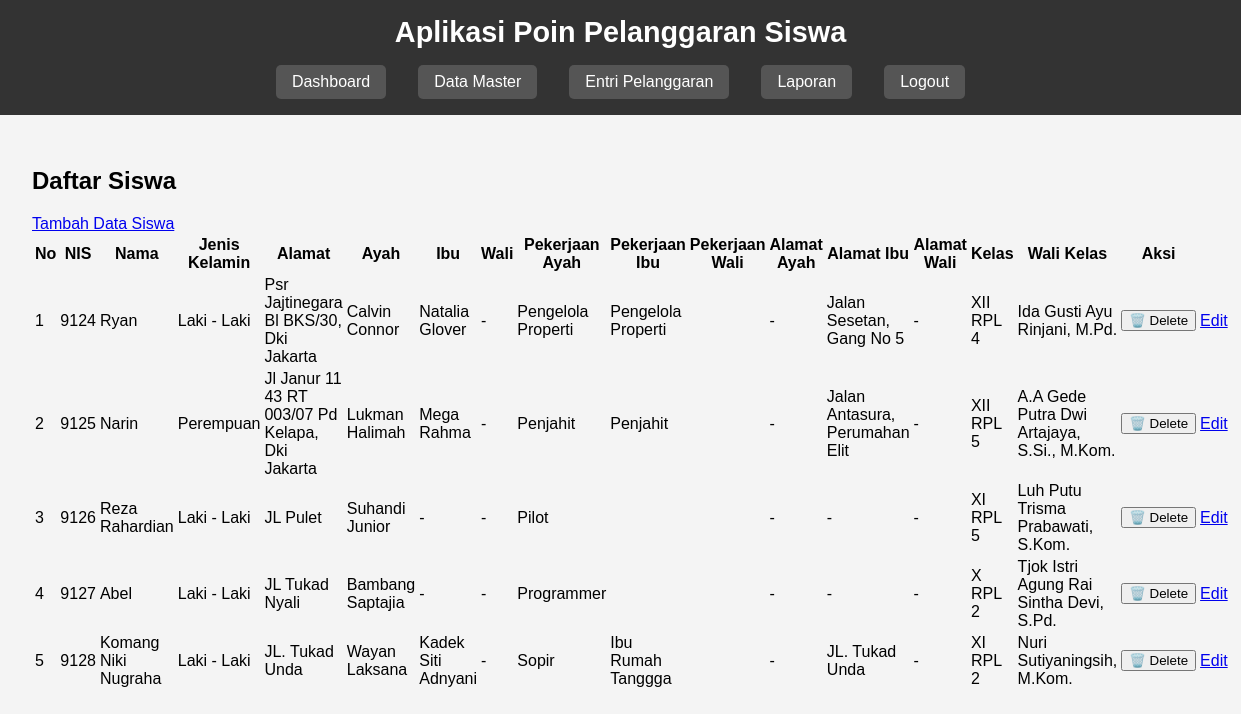
Before: /pages/siswa/list.php (signed in) with the older database file.
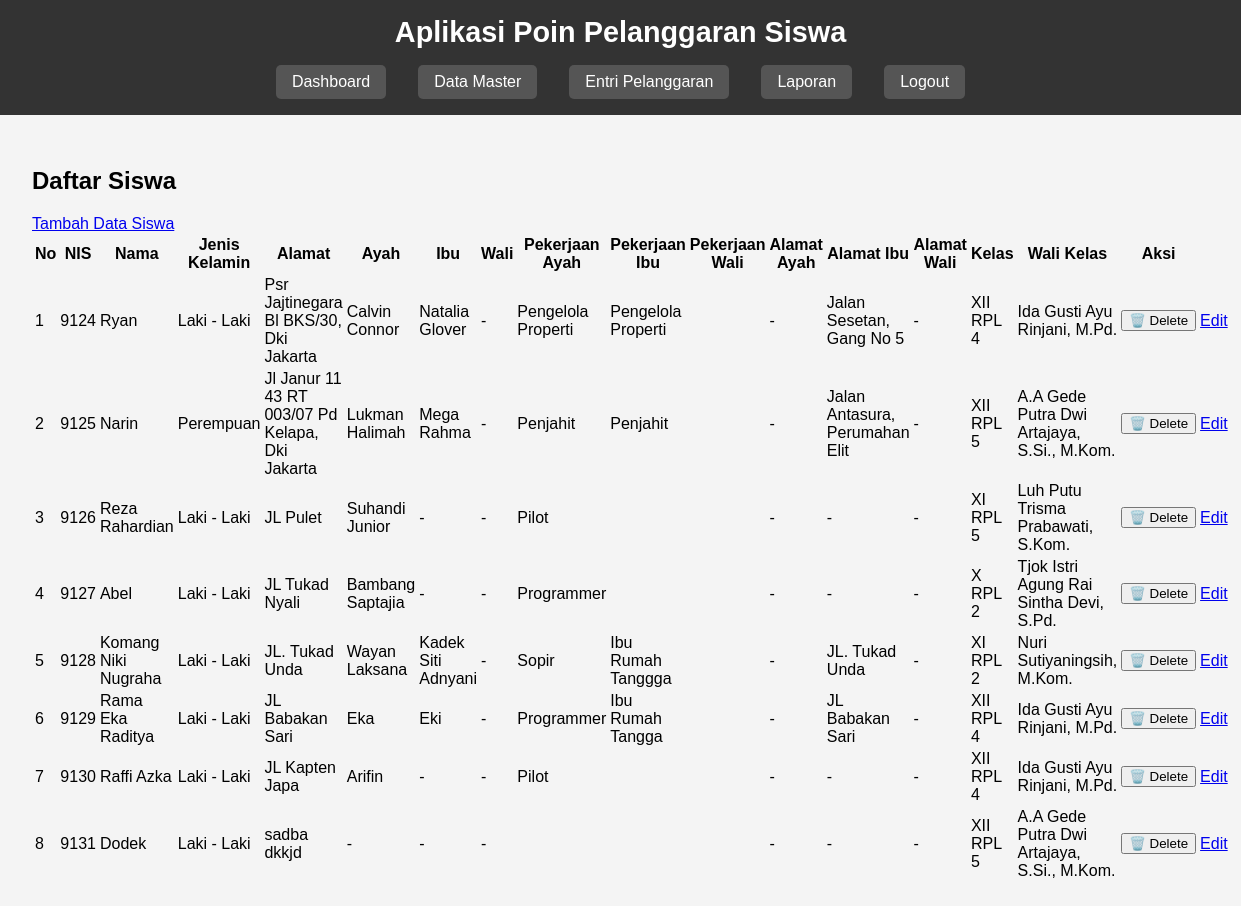
After: the same page with the newer database file.
### tables this page shows
CREATE TABLE `siswa` (
  `nis` int(5) NOT NULL,
  `nama_siswa` varchar(50) DEFAULT NULL,
  `jenis_kelamin` enum('Laki - Laki','Perempuan') DEFAULT NULL,
  `alamat` varchar(100) DEFAULT NULL,
  `password` varchar(70) DEFAULT NULL,
  `status` enum('aktif','tidak_aktif','lulus','pindah') DEFAULT NULL,
  `id_ortu_wali` int(5) DEFAULT NULL,
  `id_kelas` int(3) DEFAULT NULL
);

CREATE TABLE `ortu_wali` (
  `id_ortu_wali` int(5) NOT NULL,
  `ayah` varchar(50) DEFAULT NULL,
  `ibu` varchar(50) DEFAULT NULL,
  `wali` varchar(50) DEFAULT NULL,
  `tempat_lahir_ayah` varchar(20) NOT NULL,
  `tempat_lahir_ibu` varchar(20) NOT NULL,
  `tempat_lahir_wali` varchar(20) NOT NULL,
  `tanggal_lahir_ayah` date DEFAULT NULL,
  `tanggal_lahir_ibu` date DEFAULT NULL,
  `tanggal_lahir_wali` date DEFAULT NULL,
  `pekerjaan_ayah` varchar(50) DEFAULT NULL,
  `pekerjaan_ibu` varchar(50) DEFAULT NULL,
  `pekerjaan_wali` varchar(50) DEFAULT NULL,
  `no_telp_ayah` varchar(16) DEFAULT NULL,
  `no_telp_ibu` varchar(16) DEFAULT NULL,
  `no_telp_wali` varchar(16) DEFAULT NULL,
  `alamat_ayah` varchar(100) DEFAULT NULL,
  `alamat_ibu` varchar(100) DEFAULT NULL,
  `alamat_wali` varchar(100) DEFAULT NULL
);

CREATE TABLE `tingkat` (
  `id_tingkat` int(1) NOT NULL,
  `tingkat` varchar(6) DEFAULT NULL
);

CREATE TABLE `program_keahlian` (
  `id_program_keahlian` int(5) NOT NULL,
  `program_keahlian` varchar(6) DEFAULT NULL,
  `deskripsi` varchar(50) DEFAULT NULL
);

CREATE TABLE `kelas` (
  `id_kelas` int(5) NOT NULL,
  `id_tingkat` int(11) DEFAULT NULL,
  `id_program_keahlian` int(11) DEFAULT NULL,
  `rombel` int(11) DEFAULT NULL,
  `kode_guru` char(8) DEFAULT NULL
);

CREATE TABLE `guru` (
  `kode_guru` char(8) NOT NULL,
  `nama_pengguna` varchar(100) DEFAULT NULL,
  `role` varchar(30) DEFAULT NULL,
  `username` varchar(50) DEFAULT NULL,
  `password` varchar(70) DEFAULT NULL,
  `aktif` enum('Y','N') DEFAULT NULL,
  `jabatan` varchar(50) DEFAULT NULL,
  `telp` varchar(16) DEFAULT NULL
);

### pages/siswa/list.php (the view, shortened to what this page needs)
<?php
include ROOTPATH . '/config/config.php';
include ROOTPATH . '/includes/header.php';
?>
<link rel="stylesheet" href="/poin_pelanggaran_siswa/css/pages/siswa.css">
<?php
$result = mysqli_query($conn, 'SELECT * FROM siswa
JOIN ortu_wali USING(id_ortu_wali)
JOIN kelas USING(id_kelas)
JOIN tingkat ON kelas.id_tingkat = tingkat.id_tingkat
JOIN program_keahlian ON kelas.id_program_keahlian = program_keahlian.id_program_keahlian
JOIN guru USING(kode_guru)');
?>
<div class="container">
    <div class="header-table">
        <h2>Daftar Siswa</h2>
        <a href="add.php">Tambah Data Siswa</a>
    </div>
    <table>
        <thead>
            <tr>
                <th>No</th>
                <th>NIS</th>
                <th>Nama</th>
                <th>Jenis Kelamin</th>
                <th>Alamat</th>
                <th>Ayah</th>
                <th>Ibu</th>
                <th>Wali</th>
                <th>Pekerjaan Ayah</th>
                <th>Pekerjaan Ibu</th>
                <th>Pekerjaan Wali</th>
                <th>Alamat Ayah</th>
                <th>Alamat Ibu</th>
                <th>Alamat Wali</th>
                <th>Kelas</th>
                <th>Wali Kelas</th>
                <th>Aksi</th>
            </tr>
        </thead>
        <tbody>
            <?php
            $no = 1;
            while ($row = mysqli_fetch_assoc($result)) {
            ?>
                <tr>
                    <td><?php echo $no++; ?></td>
                    <td><?php echo htmlspecialchars($row['nis']); ?></td>
                    <td><?php echo htmlspecialchars($row['nama_siswa']); ?></td>
                    <td><?php echo htmlspecialchars($row['jenis_kelamin']); ?></td>
                    <td><?php echo htmlspecialchars($row['alamat']); ?></td>
                    <td><?= (empty($row['ayah']) || $row['ayah'] == 'NULL') ? '-' : htmlspecialchars($row['ayah']) ?></td>
                    <td><?= (empty($row['ibu']) || $row['ibu'] == 'NULL') ? '-' : htmlspecialchars($row['ibu']) ?></td>
                    <td><?= (empty($row['wali']) || $row['wali'] == 'NULL') ? '-' : htmlspecialchars($row['wali']) ?></td>
                    <td><?php echo htmlspecialchars($row['pekerjaan_ayah']); ?></td>
                    <td><?php echo htmlspecialchars($row['pekerjaan_ibu']); ?></td>
                    <td><?php echo htmlspecialchars($row['pekerjaan_wali']); ?></td>
                    <td><?= (empty($row['alamat_Ayah']) || $row['alamat_ayah'] == 'NULL') ? '-' : htmlspecialchars($row['alamat_ayah']) ?></td>
                    <td><?= (empty($row['alamat_ibu']) || $row['alamat_ibu'] == 'NULL') ? '-' : htmlspecialchars($row['alamat_ibu']) ?></td>
                    <td><?= (empty($row['alamat_wali']) || $row['alamat_wali'] == 'NULL') ? '-' : htmlspecialchars($row['alamat_wali']) ?></td>
                    <td><?php echo htmlspecialchars($row['tingkat'] . ' ' . $row['program_keahlian'] . ' ' . $row['rombel']); ?> </td>
                    <td><?php echo htmlspecialchars($row['nama_pengguna']); ?></td>
                    <td style="text-align: center;">
                        <form action="/poin_pelanggaran_siswa/process/siswa_process.php" method="POST"
                            onsubmit="return confirm('Yakin ingin menghapus siswa ini?')">
                            <input type="submit" value="🗑️ Delete">
                        </form>
                    </td>
                    <td>
                        <a href="edit.php?nis=<?= $row['nis'] ?>">Edit</a>
                    </td>
                </tr>
            <?php
            }
            ?>
        </tbody>
    </table>
</div>

### includes/header.php (shortened to what this page needs)
<!DOCTYPE html>
<html lang="id">
<head>
    <link rel="stylesheet" href="/poin_pelanggaran_siswa/css/components/header.css">
</head>
<body>
    <header>
        <h1>Aplikasi Poin Pelanggaran Siswa</h1>
        <nav>
            <ul>
                <li><a href="/poin_pelanggaran_siswa/pages/index.php">Dashboard</a></li>
                <?php if ($_SESSION['role'] != 'siswa'): ?>
                    <li class="dropdown">
                        <a href="#" class="dropdown-toggle">Data Master</a>
                    </li>
                    <li><a href="/poin_pelanggaran_siswa/pages/pelanggaran/add.php">Entri Pelanggaran</a></li>
                    <li class="dropdown">
                        <a href="#" class="dropdown-toggle">Laporan</a>
                    </li>
                <?php endif; ?>
                <li><a href="/poin_pelanggaran_siswa/logout.php">Logout</a></li>
            </ul>
        </nav>
    </header>
    <main>

### css/components/header.css (style rules this page uses)
body { font-family: Arial, sans-serif; margin: 0; padding: 0; background-color: #f4f4f4; }
header { background-color: #333; color: white; padding: 1rem; text-align: center; }
header h1 { margin: 0; font-size: 1.8rem; }
nav ul { list-style: none; padding: 0; margin: 1rem 0 0 0; display: flex; justify-content: center; flex-wrap: wrap; }
nav ul li { margin: 0 1rem; position: relative; }
nav ul li a { color: white; text-decoration: none; padding: 0.5rem 1rem; background-color: #555; border-radius: 5px; transition: background-color 0.3s; display: block; }
.dropdown { position: relative; }
.dropdown-toggle { cursor: pointer; }
main { padding: 2rem; max-width: 1200px; margin: 0 auto; }

Changed rows visible on the page:
added siswa: nis "9129", nama_siswa "Rama Eka Raditya", jenis_kelamin "Laki - Laki", alamat "JL Babakan Sari", id_ortu_wali.ayah "Eka", id_ortu_wali.ibu "Eki", id_ortu_wali.pekerjaan_ayah "Programmer", id_ortu_wali.pekerjaan_ibu "Ibu Rumah Tangga", id_ortu_wali.alamat_ibu "JL Babakan Sari", tingkat.tingkat "XII RPL 4", guru.nama_pengguna "Ida Gusti Ayu Rinjani, M.Pd."
added siswa: nis "9130", nama_siswa "Raffi Azka", jenis_kelamin "Laki - Laki", alamat "JL Kapten Japa", id_ortu_wali.ayah "Arifin", id_ortu_wali.pekerjaan_ayah "Pilot", tingkat.tingkat "XII RPL 4", guru.nama_pengguna "Ida Gusti Ayu Rinjani, M.Pd."
added siswa: nis "9131", nama_siswa "Dodek", jenis_kelamin "Laki - Laki", alamat "sadba dkkjd", tingkat.tingkat "XII RPL 5", guru.nama_pengguna "A.A Gede Putra Dwi Artajaya, S.Si., M.Kom."
